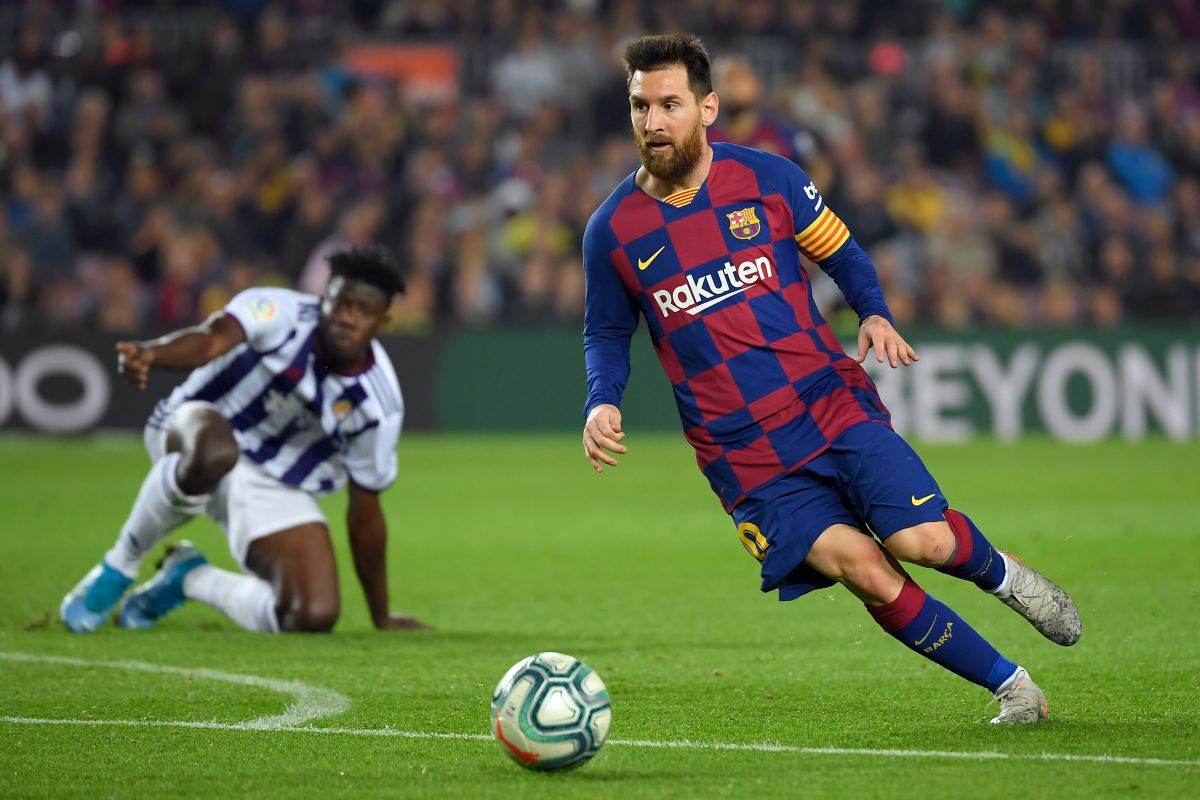
#> input picture messi5.jpg, 1200 x 800 px
$ python demo21.py
#> lines starting #> are read from the running program, lines starting #| are printed output that depends on the picture
import cv2
import numpy as np
from matplotlib import pyplot as plt

img = cv2.imread("messi5.jpg")
#> img is the input picture: shape (800, 1200, 3); mean B, G, R 68.8, 99.3, 90.2
img = cv2.cvtColor(img, cv2.COLOR_BGR2RGB)
canny = cv2.Canny(img, 100, 200)
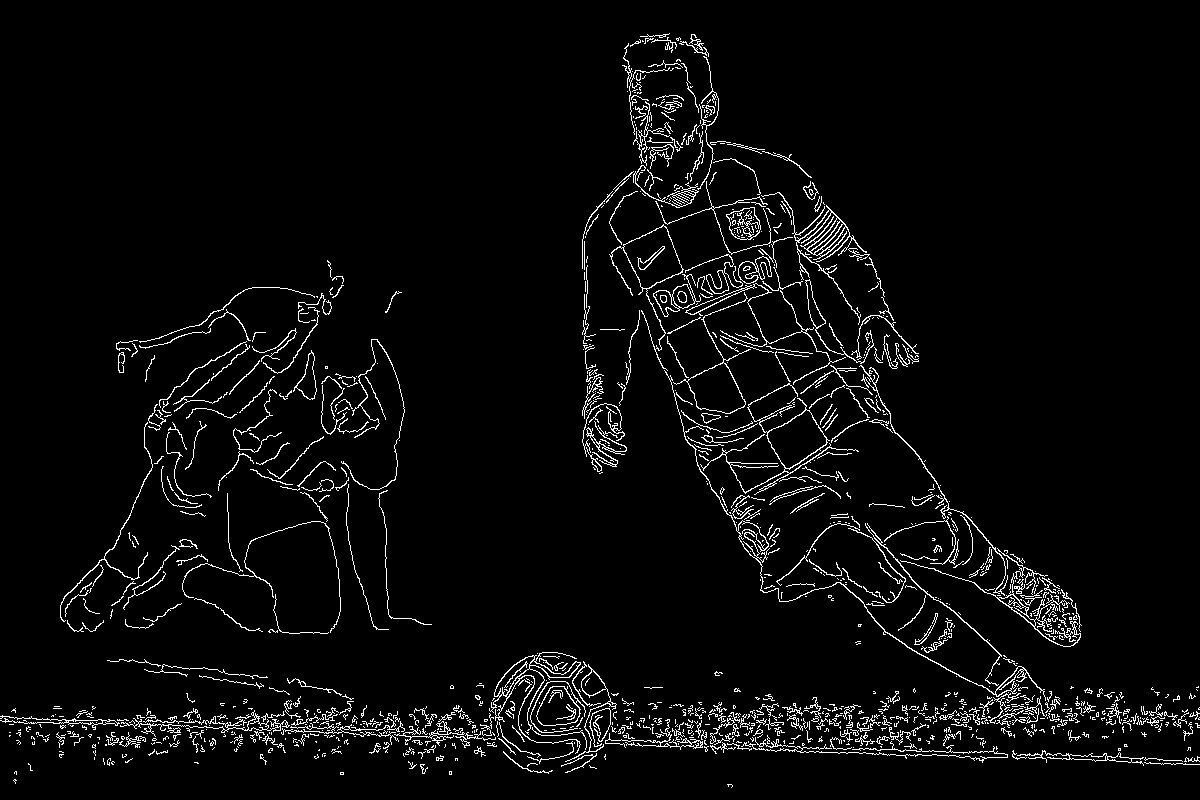
#> canny: shape (800, 1200); 3.9% white in thin lines or dots

titles = ['image', 'canny']
images = [img, canny]
for i in range(2):
    plt.subplot(1, 2, i+1), plt.imshow(images[i], 'gray')
    plt.title(titles[i])
    plt.xticks([]),plt.yticks([])

plt.show()
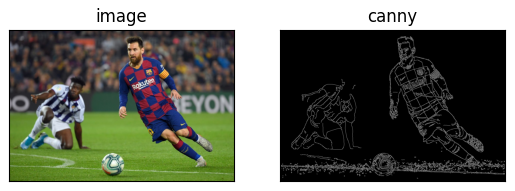
#> figure drawn by matplotlib, 2 panels
